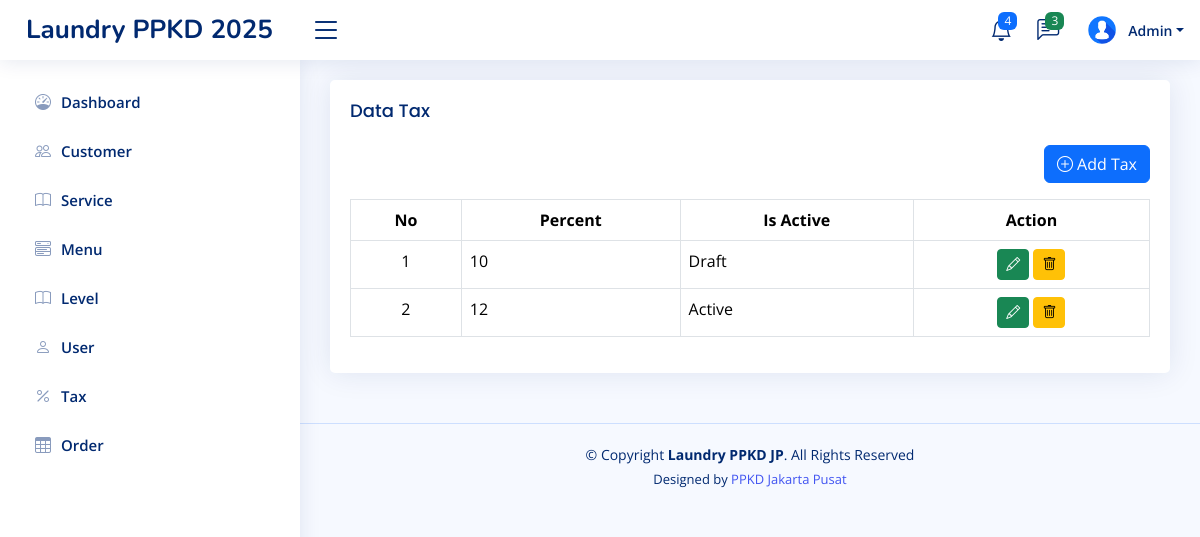
Before: /home.php?page=tax (signed in) with the older database file.
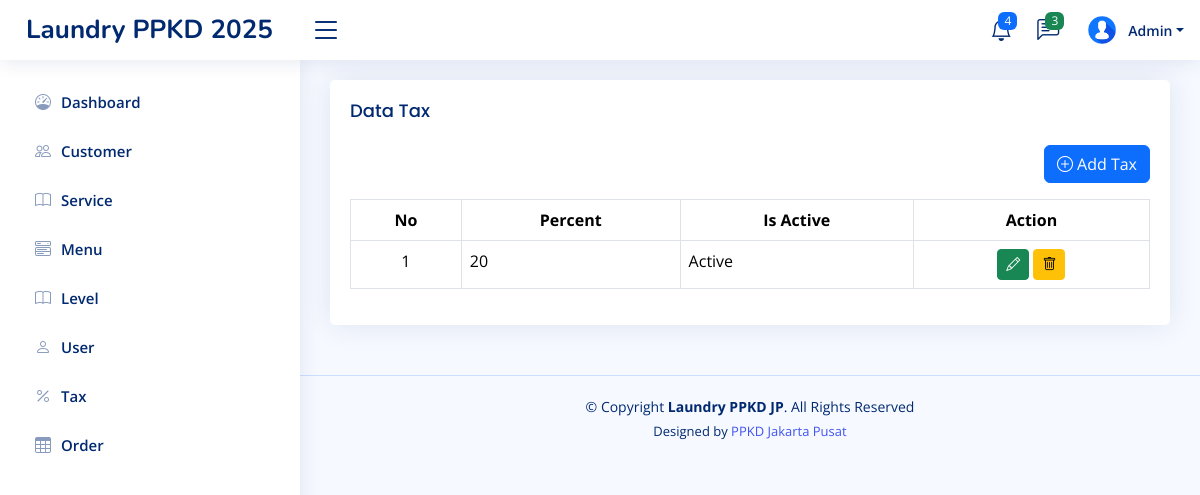
After: the same page with the newer database file.
### tables this page shows
CREATE TABLE `level_menus` (
  `id` int(11) NOT NULL,
  `level_id` int(11) NOT NULL,
  `menu_id` int(11) NOT NULL,
  `created_at` timestamp NOT NULL DEFAULT current_timestamp(),
  `updated_at` timestamp NULL DEFAULT NULL ON UPDATE current_timestamp()
);

CREATE TABLE `menus` (
  `id` int(11) NOT NULL,
  `name` varchar(30) NOT NULL,
  `icon` varchar(30) NOT NULL,
  `link` varchar(30) NOT NULL,
  `order` int(11) NOT NULL,
  `created_at` timestamp NOT NULL DEFAULT current_timestamp(),
  `updated_at` timestamp NULL DEFAULT NULL ON UPDATE current_timestamp()
);

CREATE TABLE `taxs` (
  `id` int(11) NOT NULL,
  `percent` int(11) NOT NULL,
  `is_active` tinyint(1) NOT NULL,
  `created_at` timestamp NOT NULL DEFAULT current_timestamp(),
  `updated_at` timestamp NULL DEFAULT NULL ON UPDATE current_timestamp()
);

### pages/tax.php (the view, shortened to what this page needs)
<?php
$query = mysqli_query($config, "SELECT * FROM taxs ORDER BY id DESC");
$rows = mysqli_fetch_all($query, MYSQLI_ASSOC);
?>
<body>
    <div class="row">
        <div class="col-sm-12">
            <div class="card">
                <div class="card-body">
                    <h3 class="card-title">Data Tax</h3>
                    <div class="d-flex justify-content-end mb-3 mt-2">
                        <a class="btn btn-primary" href="?page=tambah-tax"><i class="bi bi-plus-circle"></i> Add
                            Tax</a>
                    </div>
                    <table class="table table-bordered">
                        <tr class="text-center">
                            <th>No</th>
                            <th>Percent</th>
                            <th>Is Active</th>
                            <th>Action</th>
                        </tr>
                        <?php foreach ($rows as $key => $v) {
                        ?>
                            <tr>
                                <td class="text-center"><?php echo $key + 1 ?></td>
                                <td><?php echo $v['percent'] ?></td>
                                <td><?php echo $v['is_active'] == 1 ? 'Active' : 'Draft' ?></td>
                                <td class="text-center">
                                    <a href="?page=tambah-tax&edit=<?php echo $v['id'] ?>" class="btn btn-success btn-sm"><i
                                            class="bi bi-pencil"></i></a>
                                    <a href="?page=tax&delete=<?php echo $v['id'] ?>"
                                        onclick="return confirm('Are you sure you want to delete this data?')"
                                        class="btn btn-warning btn-sm"><i class="bi bi-trash"></i></a>
                                </td>
                            </tr>
                        <?php
                        }
                        ?>
                    </table>
                </div>
            </div>
        </div>
    </div>
</body>

### inc/sidebar.php
<?php
$level_id = $_SESSION['LEVEL_ID'] ?? '';
$querylevelMenu = mysqli_query($config, "SELECT * FROM menus JOIN level_menus ON menus.id = level_menus.menu_id WHERE level_id = '$level_id' ORDER BY `order` ASC");
$rowLevelMenus = mysqli_fetch_all($querylevelMenu, MYSQLI_ASSOC);
?>
<aside id="sidebar" class="sidebar">
    <ul class="sidebar-nav" id="sidebar-nav">
        <?php foreach ($rowLevelMenus as $rowLevelMenu): ?>
            <li class="nav-item">
                <a class="nav-link collapsed" href="?page=<?= $rowLevelMenu['link'] ?>">
                    <i class="<?= $rowLevelMenu['icon'] ?>"></i>
                    <span><?= $rowLevelMenu['name'] ?></span>
                </a>
            </li>
        <?php endforeach ?>
</aside>

Changed rows visible on the page:
removed taxs: percent "12", is_active "Active"
changed taxs: percent "10" → "20"; is_active "Draft" → "Active"
